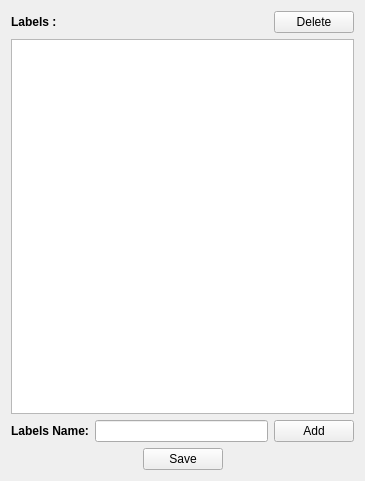
<?xml version="1.0" encoding="UTF-8"?>
<ui version="4.0">
 <class>modifyLable</class>
 <widget class="QWidget" name="modifyLable">
  <property name="geometry">
   <rect>
    <x>0</x>
    <y>0</y>
    <width>365</width>
    <height>481</height>
   </rect>
  </property>
  <property name="windowTitle">
   <string>Form</string>
  </property>
  <layout class="QVBoxLayout" name="verticalLayout">
   <item>
    <layout class="QHBoxLayout" name="horizontalLayout_2">
     <item>
      <widget class="QLabel" name="labelTitle">
       <property name="font">
        <font>
         <family>Arial</family>
         <pointsize>9</pointsize>
         <weight>75</weight>
         <bold>true</bold>
        </font>
       </property>
       <property name="text">
        <string>Labels :</string>
       </property>
      </widget>
     </item>
     <item>
      <spacer name="horizontalSpacer">
       <property name="orientation">
        <enum>Qt::Horizontal</enum>
       </property>
       <property name="sizeHint" stdset="0">
        <size>
         <width>40</width>
         <height>20</height>
        </size>
       </property>
      </spacer>
     </item>
     <item>
      <widget class="QPushButton" name="deleteButton">
       <property name="text">
        <string>Delete</string>
       </property>
      </widget>
     </item>
    </layout>
   </item>
   <item>
    <widget class="QListWidget" name="lableListWidget"/>
   </item>
   <item>
    <layout class="QHBoxLayout" name="horizontalLayout_3">
     <item>
      <widget class="QLabel" name="lableNameLabel">
       <property name="font">
        <font>
         <family>Arial</family>
         <pointsize>9</pointsize>
         <weight>75</weight>
         <bold>true</bold>
        </font>
       </property>
       <property name="text">
        <string>Labels Name:</string>
       </property>
      </widget>
     </item>
     <item>
      <widget class="QLineEdit" name="lableNameLineEdit"/>
     </item>
     <item>
      <widget class="QPushButton" name="addButton">
       <property name="text">
        <string>Add</string>
       </property>
      </widget>
     </item>
    </layout>
   </item>
   <item>
    <layout class="QHBoxLayout" name="horizontalLayout_4">
     <item>
      <spacer name="horizontalSpacer_2">
       <property name="orientation">
        <enum>Qt::Horizontal</enum>
       </property>
       <property name="sizeHint" stdset="0">
        <size>
         <width>40</width>
         <height>20</height>
        </size>
       </property>
      </spacer>
     </item>
     <item>
      <widget class="QPushButton" name="saveButton">
       <property name="text">
        <string>Save</string>
       </property>
      </widget>
     </item>
     <item>
      <spacer name="horizontalSpacer_3">
       <property name="orientation">
        <enum>Qt::Horizontal</enum>
       </property>
       <property name="sizeHint" stdset="0">
        <size>
         <width>40</width>
         <height>20</height>
        </size>
       </property>
      </spacer>
     </item>
    </layout>
   </item>
  </layout>
 </widget>
 <resources/>
 <connections/>
</ui>
